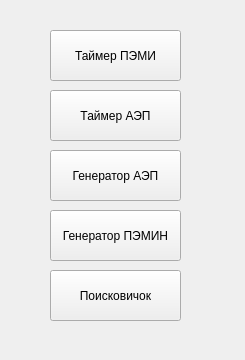
<?xml version="1.0" encoding="UTF-8"?>
<ui version="4.0">
 <class>ModesWidget</class>
 <widget class="QWidget" name="ModesWidget">
  <property name="geometry">
   <rect>
    <x>0</x>
    <y>0</y>
    <width>245</width>
    <height>360</height>
   </rect>
  </property>
  <property name="minimumSize">
   <size>
    <width>245</width>
    <height>360</height>
   </size>
  </property>
  <property name="maximumSize">
   <size>
    <width>245</width>
    <height>360</height>
   </size>
  </property>
  <property name="windowTitle">
   <string>Режимы</string>
  </property>
  <widget class="QPushButton" name="m_generAEP_pb">
   <property name="geometry">
    <rect>
     <x>50</x>
     <y>150</y>
     <width>131</width>
     <height>51</height>
    </rect>
   </property>
   <property name="text">
    <string>Генератор АЭП</string>
   </property>
  </widget>
  <widget class="QPushButton" name="m_generPEMI_pb">
   <property name="geometry">
    <rect>
     <x>50</x>
     <y>210</y>
     <width>131</width>
     <height>51</height>
    </rect>
   </property>
   <property name="text">
    <string>Генератор ПЭМИН</string>
   </property>
  </widget>
  <widget class="QPushButton" name="m_timerAEP_pb">
   <property name="geometry">
    <rect>
     <x>50</x>
     <y>90</y>
     <width>131</width>
     <height>51</height>
    </rect>
   </property>
   <property name="text">
    <string>Таймер АЭП</string>
   </property>
  </widget>
  <widget class="QPushButton" name="m_search_pb">
   <property name="geometry">
    <rect>
     <x>50</x>
     <y>270</y>
     <width>131</width>
     <height>51</height>
    </rect>
   </property>
   <property name="text">
    <string>Поисковичок</string>
   </property>
  </widget>
  <widget class="QPushButton" name="m_timerPEMI_pb">
   <property name="geometry">
    <rect>
     <x>50</x>
     <y>30</y>
     <width>131</width>
     <height>51</height>
    </rect>
   </property>
   <property name="text">
    <string>Таймер ПЭМИ</string>
   </property>
  </widget>
 </widget>
 <resources/>
 <connections/>
</ui>
